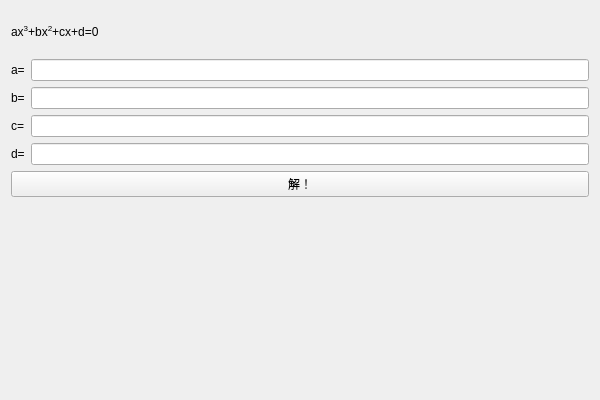
<?xml version="1.0" encoding="UTF-8"?>
<ui version="4.0">
 <class>CubicEquationCalculatorWidgetClass</class>
 <widget class="QWidget" name="CubicEquationCalculatorWidgetClass">
  <property name="geometry">
   <rect>
    <x>0</x>
    <y>0</y>
    <width>600</width>
    <height>400</height>
   </rect>
  </property>
  <property name="windowTitle">
   <string notr="true">一元三次方程</string>
  </property>
  <layout class="QGridLayout" name="gridLayout_3">
   <item row="0" column="0">
    <layout class="QGridLayout" name="gridLayout_2">
     <item row="0" column="0">
      <widget class="QLabel" name="label">
       <property name="text">
        <string notr="true">&lt;html&gt;&lt;head/&gt;&lt;body&gt;&lt;p&gt;ax&lt;span style=&quot; vertical-align:super;&quot;&gt;3&lt;/span&gt;+bx&lt;span style=&quot; vertical-align:super;&quot;&gt;2&lt;/span&gt;+cx+d=0&lt;/p&gt;&lt;/body&gt;&lt;/html&gt;</string>
       </property>
      </widget>
     </item>
     <item row="1" column="0">
      <layout class="QGridLayout" name="gridLayout">
       <item row="2" column="0">
        <widget class="QLabel" name="label_4">
         <property name="text">
          <string notr="true">c=</string>
         </property>
        </widget>
       </item>
       <item row="0" column="1">
        <widget class="QLineEdit" name="lineEditA">
         <property name="text">
          <string notr="true"/>
         </property>
        </widget>
       </item>
       <item row="0" column="0">
        <widget class="QLabel" name="label_2">
         <property name="text">
          <string notr="true">a=</string>
         </property>
        </widget>
       </item>
       <item row="1" column="1">
        <widget class="QLineEdit" name="lineEditB">
         <property name="text">
          <string notr="true"/>
         </property>
        </widget>
       </item>
       <item row="1" column="0">
        <widget class="QLabel" name="label_3">
         <property name="text">
          <string notr="true">b=</string>
         </property>
        </widget>
       </item>
       <item row="2" column="1">
        <widget class="QLineEdit" name="lineEditC">
         <property name="text">
          <string notr="true"/>
         </property>
        </widget>
       </item>
       <item row="3" column="0">
        <widget class="QLabel" name="label_5">
         <property name="text">
          <string notr="true">d=</string>
         </property>
        </widget>
       </item>
       <item row="3" column="1">
        <widget class="QLineEdit" name="lineEditD">
         <property name="text">
          <string notr="true"/>
         </property>
        </widget>
       </item>
      </layout>
     </item>
     <item row="2" column="0">
      <widget class="QPushButton" name="pushButton">
       <property name="text">
        <string notr="true">解！</string>
       </property>
      </widget>
     </item>
    </layout>
   </item>
   <item row="1" column="0">
    <widget class="KatexViewer" name="widget" native="true"/>
   </item>
  </layout>
 </widget>
 <layoutdefault spacing="6" margin="11"/>
 <customwidgets>
  <customwidget>
   <class>KatexViewer</class>
   <extends>QWidget</extends>
   <header>widgets/katexviewer.h</header>
   <container>1</container>
  </customwidget>
 </customwidgets>
 <resources/>
 <connections/>
</ui>
